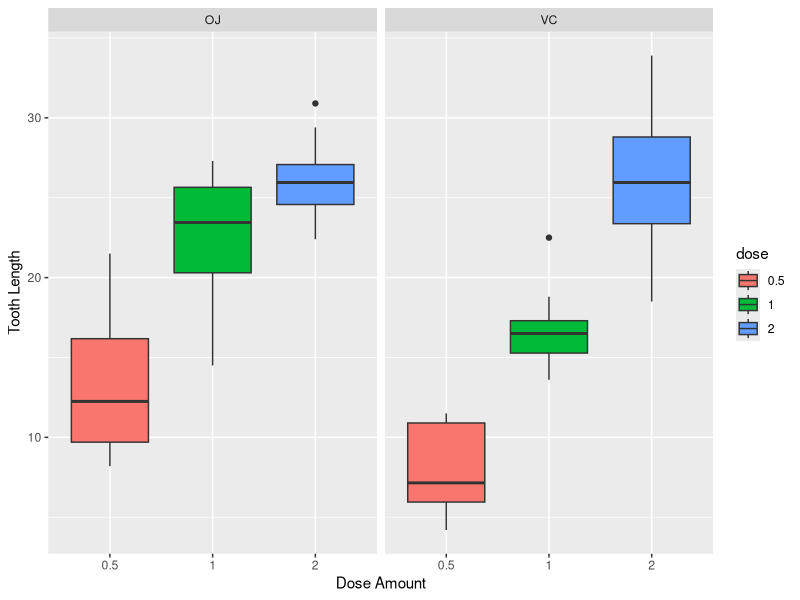
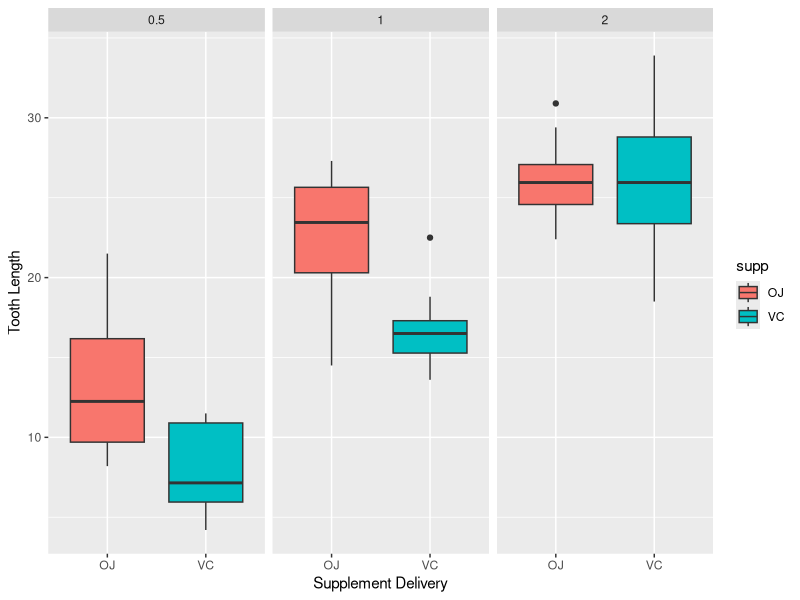

Here is the R script that generated these plots, in order:
## ---- chunk 1
library(knitr)
opts_chunk$set(echo = TRUE,message=FALSE,warning=FALSE,tidy=TRUE)
library(ggplot2)
library(datasets)
library(xtable)
## ---- chunk 2
data(ToothGrowth)
print(kable(head(ToothGrowth)))
print(kable(table(ToothGrowth$supp,ToothGrowth$dose)))
## ---- chunk 3
sum(!complete.cases(ToothGrowth))
summary(ToothGrowth$len)
## ---- chunk 4
ToothGrowth$dose<-as.factor(ToothGrowth$dose)
g<-ggplot(data=ToothGrowth,aes(x=dose,y=len))
g<-g+geom_boxplot(aes(fill=dose))
g<-g+labs(x="Dose Amount",y="Tooth Length")
g<-g+facet_grid(.~supp)
g
g<-ggplot(data=ToothGrowth,aes(x=supp,y=len))
g<-g+geom_boxplot(aes(fill=supp))
g<-g+labs(x="Supplement Delivery",y="Tooth Length")
g<-g+facet_grid(.~dose)
g
## ---- chunk 5
t.test(len~supp,data = ToothGrowth)
## ---- chunk 6
sub<-subset(ToothGrowth,ToothGrowth$dose %in% c(0.5,1.0))
t.test(len~dose,data = sub)
sub<-subset(ToothGrowth,ToothGrowth$dose %in% c(1.0,2.0))
t.test(len~dose,data = sub)
sub<-subset(ToothGrowth,ToothGrowth$dose %in% c(2.0,0.5))
t.test(len~dose,data = sub)
